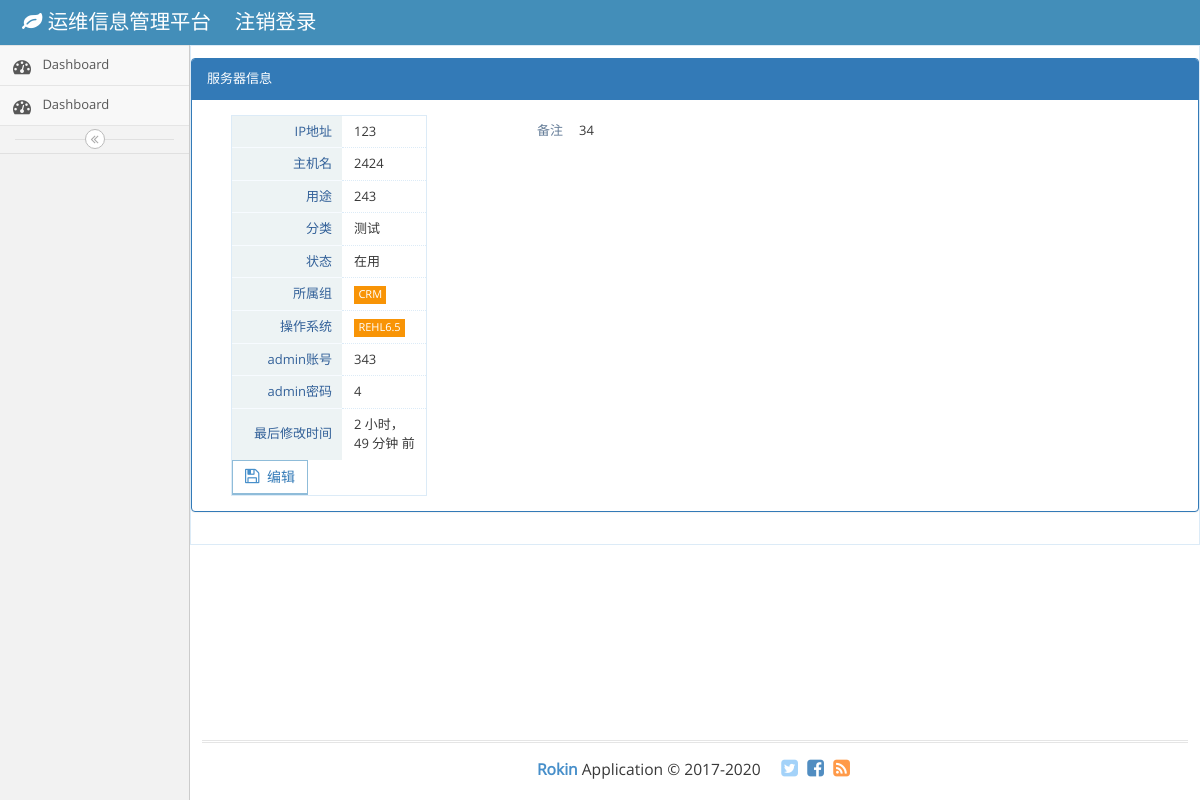
The app's page /post/4/ with its own data.
### app/models.py (models this page shows, shortened)
class Host(models.Model):
    ip = models.CharField(max_length=20)
    host_name = models.CharField(max_length=50)
    host_purpose = models.CharField(max_length=100, blank=True)
    host_status = models.ForeignKey(Host_status)
    Host_category = models.ForeignKey(HostCategorys)
    Host_group = models.ForeignKey(HostGroups)
    Host_operatingsystem = models.ForeignKey(OperatingSystems)
    admin_Account = models.CharField(max_length=50, blank=True)
    admin_password = models.CharField(max_length=50, blank=True)
    Host_body = models.TextField(max_length=1000, blank=True)
    created_time = models.DateTimeField(auto_now_add=True)
    modified_time = models.DateTimeField(auto_now_add=True)

class HostCategorys(models.Model):
    category = models.CharField(max_length=70)
    def __str__(self):
        return self.category

class Host_status(models.Model):
    status = models.CharField(max_length=10)
    def __str__(self):
        return self.status

class HostGroups(models.Model):
    group = models.CharField(max_length=70)
    def __str__(self):
        return self.group

class OperatingSystems(models.Model):
    operatingsystem = models.CharField(max_length=30)
    def __str__(self):
        return self.operatingsystem

### app/views.py (the view)
# urls.py: url(r'^post/(?P<pk>[0-9]+)/$', views.HostDetailView.as_view(), name='host_detail'),
class HostDetailView(DetailView):
    model = Host
    template_name = 'app/host_detail.html'
    context_object_name = 'post'

### templates/app/host_detail.html (shortened to what this page needs)
{% extends 'app/base.html' %}
{% load staticfiles %}
{% block main %}
    <div class="table-detail">
        <div class="row">
            <div class="panel panel-primary">
                <div class="panel-heading">服务器信息</div>
                <div class="panel-body">
                    <div class="col-xs-12 col-sm-3">
                        <div class="profile-user-info profile-user-info-striped">
                            <div class="profile-info-row">
                                <div class="profile-info-name"> IP地址</div>
                                <div class="profile-info-value">
                                    <span>{{ post.ip }}</span>
                                </div>
                            </div>
                            <div class="profile-info-row">
                                <div class="profile-info-name"> 主机名</div>
                                <div class="profile-info-value">
                                    <span>{{ post.host_name }}</span>
                                </div>
                            </div>
                            <div class="profile-info-row">
                                <div class="profile-info-name"> 用途</div>
                                <div class="profile-info-value">
                                    <span>{{ post.host_purpose }}</span>
                                </div>
                            </div>
                            <div class="profile-info-row">
                                <div class="profile-info-name"> 分类</div>
                                <div class="profile-info-value">
                                    <span>{{ post.Host_category }}</span>
                                </div>
                            </div>
                            <div class="profile-info-row">
                                <div class="profile-info-name"> 状态</div>
                                <div class="profile-info-value">
                                    <span>{{ post.host_status }}</span>
                                </div>
                            </div>
                            <div class="profile-info-row">
                                <div class="profile-info-name"> 所属组</div>
                                <div class="profile-info-value">
                                    <span class="label label-sm label-warning">{{ post.Host_group }}</span>
                                </div>
                            </div>
                                <div class="profile-info-row">
                                <div class="profile-info-name"> 操作系统</div>
                                <div class="profile-info-value">
                                    <span class="label label-sm label-warning">{{ post.Host_operatingsystem }}</span>
                                </div>
                            </div>
                            <div class="profile-info-row">
                                <div class="profile-info-name"> admin账号</div>
                                <div class="profile-info-value">
                                    <span>{{ post.admin_Account }}</span>
                                </div>
                            </div>
                            <div class="profile-info-row">
                                <div class="profile-info-name"> admin密码</div>
                                <div class="profile-info-value">
                                    <span>{{ post.admin_password }}</span>
                                </div>
                            </div>
                            <div class="profile-info-row">
                                <div class="profile-info-name"> 最后修改时间</div>
                                <div class="profile-info-value">
                                    <span>{{ post.modified_time|timesince }} 前</span>
                                </div>
                            </div>
                            <button type="submit" class="btn btn-white btn-info btn-bold">
                                <i class="ace-icon fa fa-floppy-o bigger-120 blue"></i>
                                <a href="{% url 'app:host_edit' pk=post.pk %}">编辑</a>
                            </button>
                        </div>
                    </div>
                    <div class="col-xs-12 col-lg-6">
                        <div>
                            <div class="profile-info-row">
                                <div class="profile-info-name"> 备注</div>
                                <div class="profile-info-value">
                                    <span>{{ post.Host_body }}</span>
                                </div>
                            </div>
                        </div>
                    </div>
                </div>
            </div>
        </div>
    </div>
{% endblock main %}

### records on screen
Host: ip "123", host_name "2424", host_purpose "243", Host_category "测试", host_status "在用", Host_group "CRM", Host_operatingsystem "REHL6.5", admin_Account "343", admin_password "4", modified_time "2 小时，49 分钟", Host_body "34"
